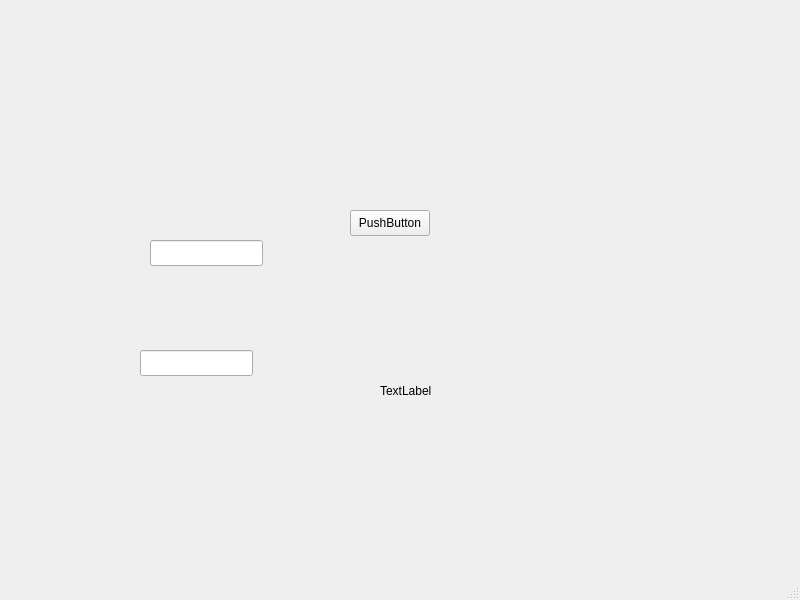
<?xml version="1.0" encoding="UTF-8"?>
<ui version="4.0">
 <class>MainWindow</class>
 <widget class="QMainWindow" name="MainWindow">
  <property name="geometry">
   <rect>
    <x>0</x>
    <y>0</y>
    <width>800</width>
    <height>600</height>
   </rect>
  </property>
  <property name="windowTitle">
   <string>MainWindow</string>
  </property>
  <widget class="QWidget" name="centralwidget">
   <widget class="QPushButton" name="pushButton">
    <property name="geometry">
     <rect>
      <x>350</x>
      <y>210</y>
      <width>80</width>
      <height>26</height>
     </rect>
    </property>
    <property name="text">
     <string>PushButton</string>
    </property>
   </widget>
   <widget class="QLineEdit" name="lineEdit">
    <property name="geometry">
     <rect>
      <x>150</x>
      <y>240</y>
      <width>113</width>
      <height>26</height>
     </rect>
    </property>
   </widget>
   <widget class="QLineEdit" name="lineEdit_2">
    <property name="geometry">
     <rect>
      <x>140</x>
      <y>350</y>
      <width>113</width>
      <height>26</height>
     </rect>
    </property>
   </widget>
   <widget class="QLabel" name="label">
    <property name="geometry">
     <rect>
      <x>380</x>
      <y>270</y>
      <width>361</width>
      <height>241</height>
     </rect>
    </property>
    <property name="text">
     <string>TextLabel</string>
    </property>
   </widget>
  </widget>
  <widget class="QMenuBar" name="menubar">
   <property name="geometry">
    <rect>
     <x>0</x>
     <y>0</y>
     <width>800</width>
     <height>23</height>
    </rect>
   </property>
  </widget>
  <widget class="QStatusBar" name="statusbar"/>
 </widget>
 <resources/>
 <connections/>
</ui>
